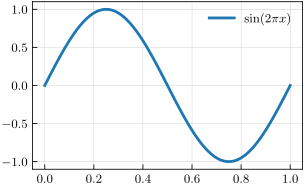

This figure's Python source:
import matplotlib.pyplot as plt
import numpy as np
from common import data_load, set_figure, fig_size, save_or_show

x = np.linspace(0, 1, 100)
y = np.sin(2 * x * np.pi)

fs = fig_size.singlefull
set_figure(width=fs['width'], height=fs['height'])

plt.plot(x, y, 'o-', label='$\\sin(2\\pi x)$', markersize=0.5)
plt.grid()
plt.legend()

save_or_show()
